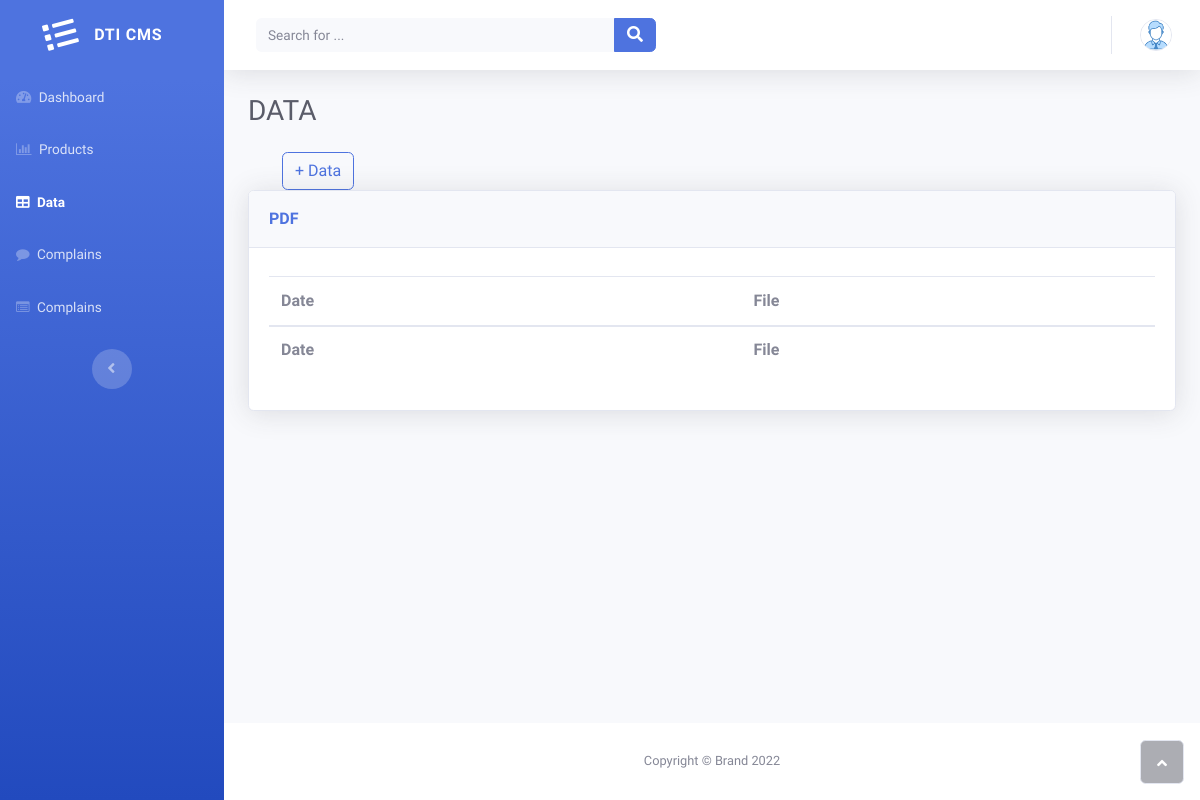
The page /data on the database as committed earlier.
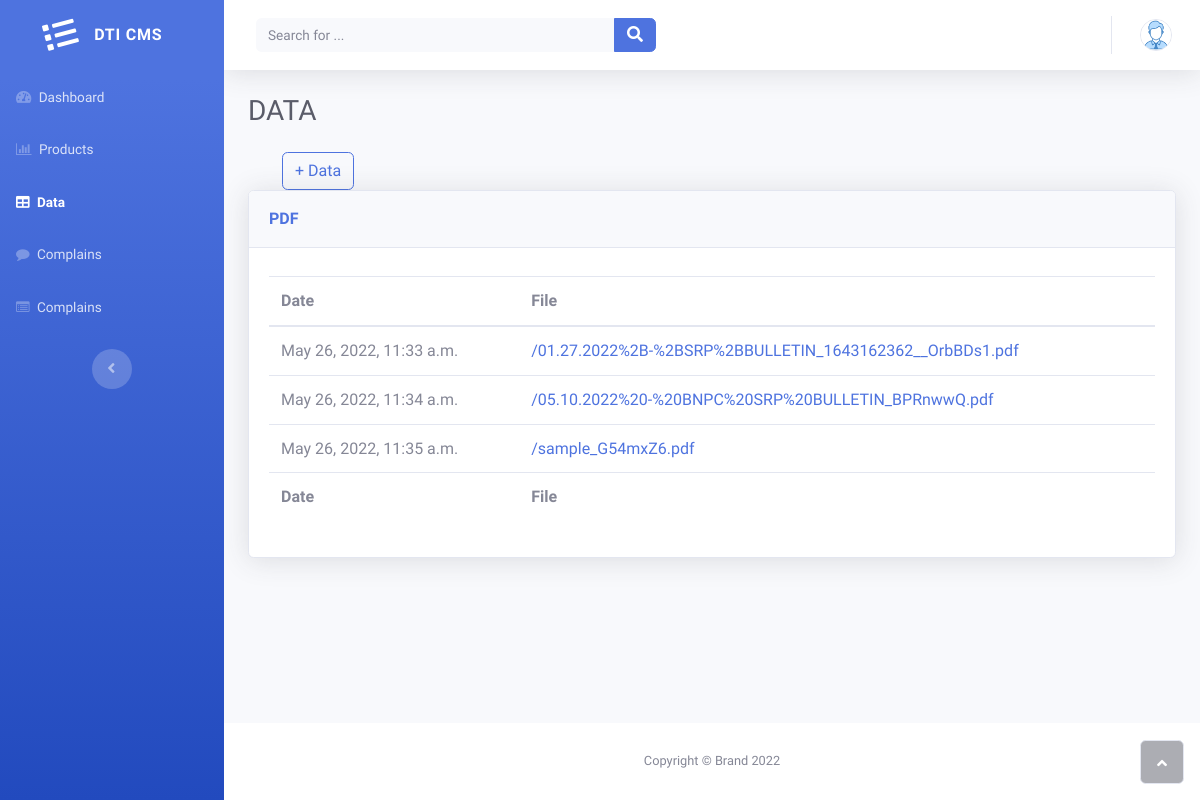
The same page on the database as committed later.
### dtiApi/models.py (models this page shows)
class Data(models.Model):
    data_file = models.FileField(upload_to='pdf/')
    publish_at = models.DateTimeField(default=timezone.now)

### dtiApi/views.py (the view)
# urls.py: path('data', views.data, name='data'),
def data(request):
    data = Data.objects.all()
    context ={
        "data": data
    }
    return render(request, "data.html", context)

### dtiApi/templates/data.html (shortened to what this page needs)
{% extends "base.html" %}
{% load static %}
{% block content %}
<body id="page-top">
  <div id="wrapper">
      {% include "sidenav.html" %}
      <div class="d-flex flex-column" id="content-wrapper">
          <div id="content">
              {% include "navbar.html" %}
              <div class="container-fluid">
                  <h3 class="text-dark mb-4">DATA</h3>
                  <div class="container">
                      <div class="row">
                        <div class="col-md-12">
                          <button class="btn btn-outline-primary" type="button" data-toggle="modal" data-target="#fileModal" style="margin-right: 0px;margin-left: 10px;">+ Data</button>
                        </div>
                      </div>
                  </div>
                  <div class="card shadow">
                      <div class="card-header py-3">
                          <p class="text-primary m-0 font-weight-bold">PDF</p>
                      </div>
                      <div class="card-body">
                          <div class="table-responsive table mt-2" id="dataTable" role="grid" aria-describedby="dataTable_info">
                              <table class="table my-0" id="dataTable">
                                  <thead>
                                      <tr>
                                          <th>Date</th>
                                          <th>File</th>
                                      </tr>
                                  </thead>
                                  <tbody>
                                    {% for data in data %}
                                      <tr>
                                        <td>{{ data.publish_at }}</td>
                                        <td><a href="{{ data.data_file }}">{{ data.data_file }}</a></td>
                                      </tr>
                                    {% endfor %}
                                  </tbody>
                                  <tfoot>
                                      <tr>
                                          <td><strong>Date</strong></td>
                                          <td><strong>File</strong></td>
                                      </tr>
                                  </tfoot>
                              </table>
                          </div>
                      </div>
                  </div>
              </div>
          </div>
          <footer class="bg-white sticky-footer">
              <div class="container my-auto">
                  <div class="text-center my-auto copyright"><span>Copyright © Brand 2022</span></div>
              </div>
          </footer>
      </div><a class="border rounded d-inline scroll-to-top" href="#page-top"><i class="fas fa-angle-up"></i></a>
  </div>
</body>
{% endblock %}

Rows that differ between the two databases and show on the page:
added Data: publish_at "May 26, 2022, 11:33 a.m.", data_file "/01.27.2022%2B-%2BSRP%2BBULLETIN_1643162362__OrbBDs1.pdf"
added Data: publish_at "May 26, 2022, 11:34 a.m.", data_file "/05.10.2022%20-%20BNPC%20SRP%20BULLETIN_BPRnwwQ.pdf"
added Data: publish_at "May 26, 2022, 11:35 a.m.", data_file "/sample_G54mxZ6.pdf"
